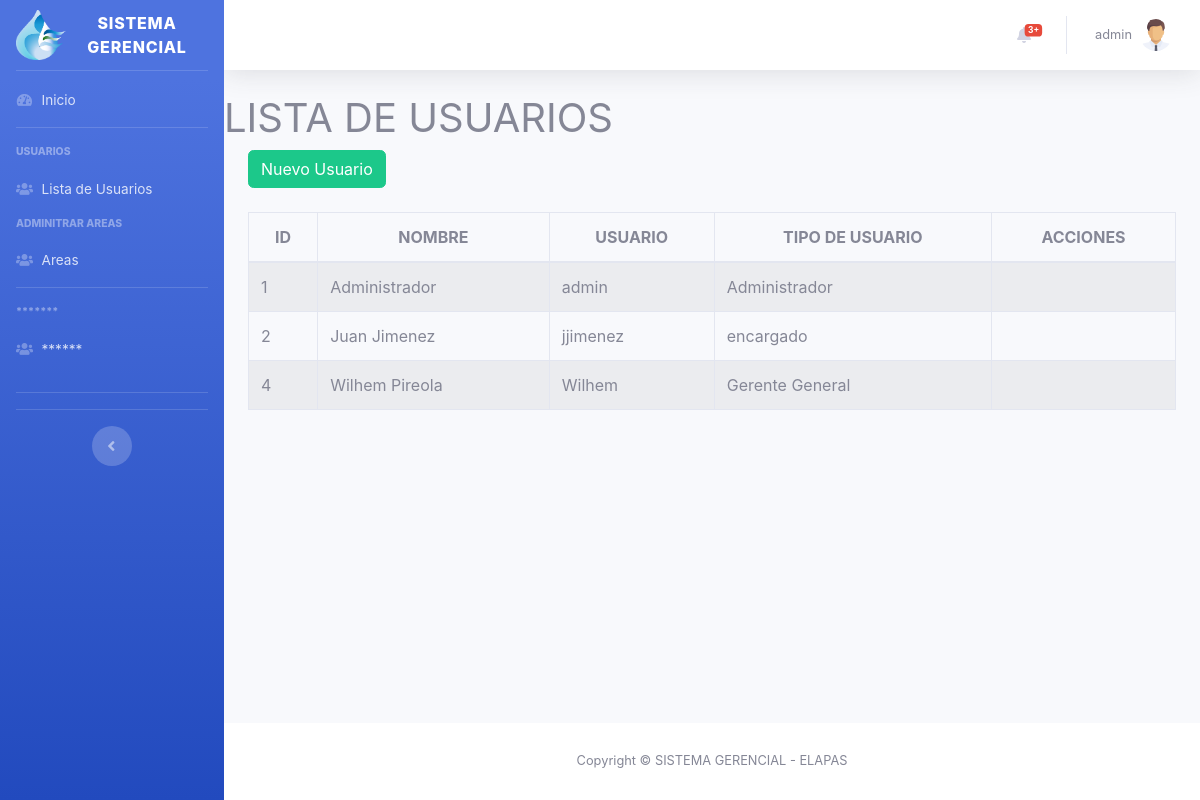
The app's page /dashboard/usuarios.php (signed in) with its own data.
### tables this page shows
CREATE TABLE `usuarios` (
  `id` int(11) NOT NULL,
  `nombre_user` varchar(100) NOT NULL,
  `usuario` varchar(25) NOT NULL,
  `password` varchar(50) NOT NULL,
  `tipo_user` varchar(50) DEFAULT NULL
);

### dashboard/usuarios.php (the view, shortened to what this page needs)
<?php require_once "paginas/parte_superior.php"?>
    <h1>LISTA DE USUARIOS</h1>
 <?php
$consulta = "SELECT id, nombre_user, usuario, tipo_user FROM usuarios";
$resultado = $conexion->prepare($consulta);
$resultado->execute();
$data = $resultado->fetchAll(PDO::FETCH_ASSOC);
?>
<div class="container">
        <div class="row">
            <div class="col-lg-12">
            <button id="btnNuevo_user" type="button" class="btn btn-success" data-toggle="modal">Nuevo Usuario</button>
            </div>
        </div>
</div>
<br>
<div class="container">
    <div class="row">
        <div class="col-lg-12">
            <div class="table-responsive">
                <table id="tabla_usuarios" class="table table-striped table-bordered table-condensed" style="width:100%">
                <thead class="text-center">
                    <tr>
                        <th>ID</th>
                        <th>NOMBRE</th>
                        <th>USUARIO</th>
                        <th>TIPO DE USUARIO</th>
                        <th>ACCIONES</th>
                    </tr>
                </thead>
                <tbody>
                    <?php
                    foreach($data as $dat) {
                    ?>
                    <tr>
                        <td><?php echo $dat['id'] ?></td>
                        <td><?php echo $dat['nombre_user'] ?></td>
                        <td><?php echo $dat['usuario'] ?></td>
                        <td><?php echo $dat['tipo_user'] ?></td>
                        <td></td>
                    </tr>
                    <?php
                        }
                    ?>
                </tbody>
                </table>
            </div>
        </div>
    </div>
</div>
<?php require_once "paginas/parte_inferior.php"?>

### dashboard/paginas/parte_superior.php (shortened to what this page needs)
<?php
$usuario=$_SESSION["s_usuario"];
$objeto = new Conexion();
$conexion = $objeto->Conectar();
$consulta = "SELECT * FROM usuarios WHERE usuario='$usuario' ";
$resultado = $conexion->prepare($consulta);
$resultado->execute();
$data = $resultado->fetch();
$tipo_user=$data['tipo_user'];
?>
<!DOCTYPE html>
<html lang="es">
<head>
  <link href="vendor/fontawesome-free/css/all.min.css" rel="stylesheet" type="text/css">
  <link href="css/sb-admin-2.min.css" rel="stylesheet">
    <link rel="stylesheet" type="text/css" href="vendor/datatables/datatables.min.css"/>
    <link rel="stylesheet"  type="text/css" href="vendor/datatables/DataTables-1.10.18/css/dataTables.bootstrap4.min.css">
</head>
<body id="page-top">
  <div id="wrapper">
    <ul class="navbar-nav bg-gradient-primary sidebar sidebar-dark accordion" id="accordionSidebar">
      <a class="sidebar-brand d-flex align-items-center justify-content-center" href="index.php">
        <div class="sidebar-brand-icon">
          <img src="img/icon.png" style="width: 50px; height:50px" alt="">
        </div>
        <div class="sidebar-brand-text mx-3">Sistema Gerencial </div>
      </a>
      <?php require_once "paginas/menu.php"?>
      <hr class="sidebar-divider d-none d-md-block">
      <div class="text-center d-none d-md-inline">
        <button class="rounded-circle border-0" id="sidebarToggle"></button>
      </div>
    </ul>
    <div id="content-wrapper" class="d-flex flex-column">
      <div id="content">
        <nav class="navbar navbar-expand navbar-light bg-white topbar mb-4 static-top shadow">
          <ul class="navbar-nav ml-auto">
            <li class="nav-item dropdown no-arrow mx-1">
              <a class="nav-link dropdown-toggle" href="#" id="alertsDropdown" role="button" data-toggle="dropdown" aria-haspopup="true" aria-expanded="false">
                <i class="fas fa-bell fa-fw"></i>
                <span class="badge badge-danger badge-counter">3+</span>
              </a>
            </li>
            <li class="nav-item dropdown no-arrow">
              <a class="nav-link dropdown-toggle" href="#" id="userDropdown" role="button" data-toggle="dropdown" aria-haspopup="true" aria-expanded="false">
                <span class="mr-2 d-none d-lg-inline text-gray-600 small"><?php echo $_SESSION["s_usuario"];?></span>
                <img class="img-profile rounded-circle" src="img/user.png">
              </a>
            </li>
          </ul>
        </nav>

### dashboard/paginas/menu.php (shortened to what this page needs)
<hr class="sidebar-divider my-0">
<li class="nav-item">
  <a class="nav-link" href="index.php">
    <i class="fas fa-fw fa-tachometer-alt"></i>
    <span>Inicio</span></a>
</li>
<hr class="sidebar-divider">
<?php if($tipo_user=="Administrador"){ ?>
<div class="sidebar-heading">
  Usuarios
</div>
<li class="nav-item">
  <a class="nav-link" href="usuarios.php">
    <i class="fas fa-fw fa-users"></i>
    <span>Lista de Usuarios</span></a>
</li>
<?php } ?>
<div class="sidebar-heading">
  Adminitrar Areas
</div>
<li class="nav-item">
  <a class="nav-link" href="areas.php">
    <i class="fas fa-fw fa-users"></i>
    <span>Areas</span></a>
</li>
<hr class="sidebar-divider">
    <?php if($tipo_user=="Administrador"){ ?>
<div class="sidebar-heading">
  *******
</div>
<nav class="nav">
<li class="nav-item">
  <a class="nav-link" href="informes.php">
    <i class="fas fa-fw fa-users"></i>
    <span>******</span>
  </a>
</li>
</nav>
<?php } ?>
<hr class="sidebar-divider">

### dashboard/paginas/parte_inferior.php (shortened to what this page needs)
      </div>
      <footer class="sticky-footer bg-white">
        <div class="container my-auto">
          <div class="copyright text-center my-auto">
            <span>Copyright &copy; SISTEMA GERENCIAL - ELAPAS</span>
          </div>
        </div>
      </footer>
    </div>
  </div>
</body>
</html>

### records on screen
usuarios: id "1", nombre_user "Administrador", usuario "admin", tipo_user "Administrador"
usuarios: id "2", nombre_user "Juan Jimenez", usuario "jjimenez", tipo_user "encargado"
usuarios: id "4", nombre_user "Wilhem Pireola", usuario "Wilhem", tipo_user "Gerente General"

### other values on screen
$_SESSION["s_usuario"] "admin"
